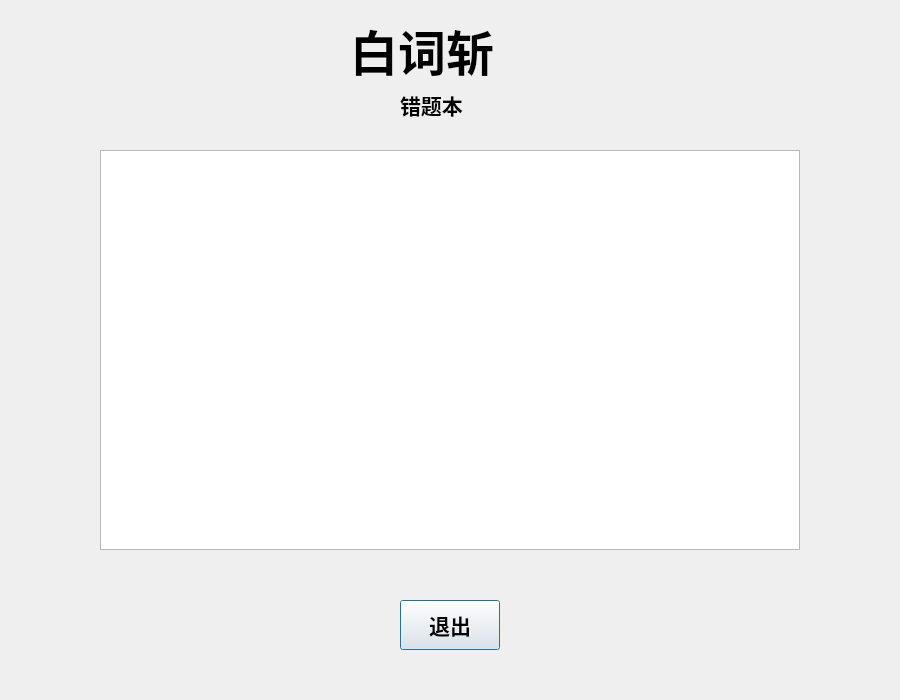
<?xml version="1.0" encoding="UTF-8"?>
<ui version="4.0">
 <class>Wrongwordbook</class>
 <widget class="QDialog" name="Wrongwordbook">
  <property name="geometry">
   <rect>
    <x>0</x>
    <y>0</y>
    <width>900</width>
    <height>700</height>
   </rect>
  </property>
  <property name="windowTitle">
   <string>Dialog</string>
  </property>
  <widget class="QLabel" name="label">
   <property name="geometry">
    <rect>
     <x>350</x>
     <y>0</y>
     <width>200</width>
     <height>100</height>
    </rect>
   </property>
   <property name="font">
    <font>
     <family>AR DCHYJianWeiDGB</family>
     <pointsize>36</pointsize>
     <weight>75</weight>
     <bold>true</bold>
    </font>
   </property>
   <property name="text">
    <string>白词斩</string>
   </property>
  </widget>
  <widget class="QLabel" name="label_2">
   <property name="geometry">
    <rect>
     <x>400</x>
     <y>80</y>
     <width>80</width>
     <height>50</height>
    </rect>
   </property>
   <property name="font">
    <font>
     <family>AR DCHYJianWeiDGB</family>
     <pointsize>16</pointsize>
     <weight>75</weight>
     <bold>true</bold>
    </font>
   </property>
   <property name="text">
    <string>错题本</string>
   </property>
  </widget>
  <widget class="QListWidget" name="listWidget">
   <property name="geometry">
    <rect>
     <x>100</x>
     <y>150</y>
     <width>700</width>
     <height>400</height>
    </rect>
   </property>
  </widget>
  <widget class="QPushButton" name="pushButton">
   <property name="geometry">
    <rect>
     <x>400</x>
     <y>600</y>
     <width>100</width>
     <height>50</height>
    </rect>
   </property>
   <property name="font">
    <font>
     <family>AR DCHYJianWeiDGB</family>
     <pointsize>16</pointsize>
     <weight>75</weight>
     <bold>true</bold>
    </font>
   </property>
   <property name="text">
    <string>退出</string>
   </property>
  </widget>
 </widget>
 <resources/>
 <connections/>
</ui>
